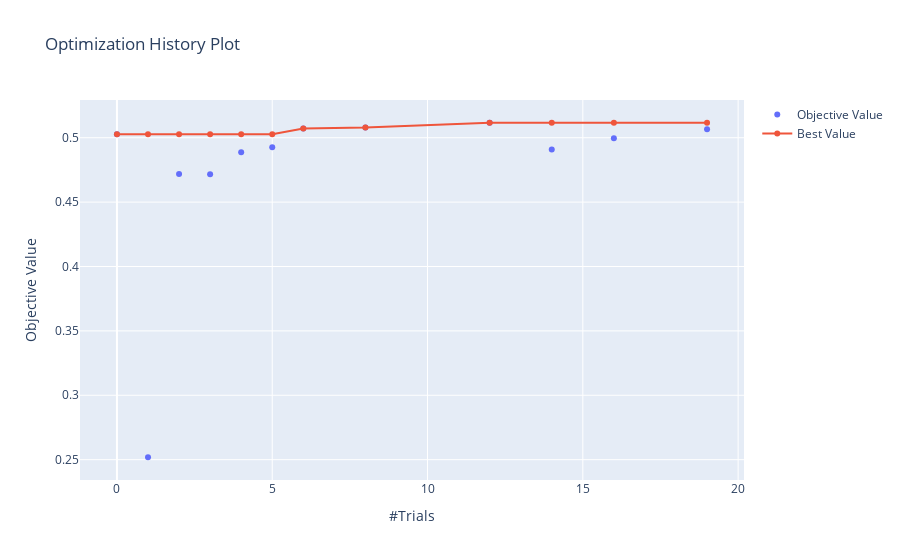

Notebook code for this chart:
### Code cell
optuna.visualization.plot_optimization_history(study)

### Figure 1 — Plotly figure (JSON) as saved in the notebook; plotly's stock layout.template omitted (floating-point values rounded to 4 significant figures)
{"data": [{"mode": "markers", "name": "Objective Value", "type": "scatter", "x": [0, 1, 2, 3, 4, 5, 6, 8, 12, 14, 16, 19], "y": [0.5026, 0.2519, 0.4719, 0.4716, 0.4886, 0.4925, 0.5072, 0.5079, 0.5116, 0.4909, 0.4996, 0.5065]}, {"name": "Best Value", "type": "scatter", "x": [0, 1, 2, 3, 4, 5, 6, 8, 12, 14, 16, 19], "y": [0.5026, 0.5026, 0.5026, 0.5026, 0.5026, 0.5026, 0.5072, 0.5079, 0.5116, 0.5116, 0.5116, 0.5116]}], "layout": {"title": {"text": "Optimization History Plot"}, "xaxis": {"title": {"text": "#Trials"}}, "yaxis": {"title": {"text": "Objective Value"}}}}
